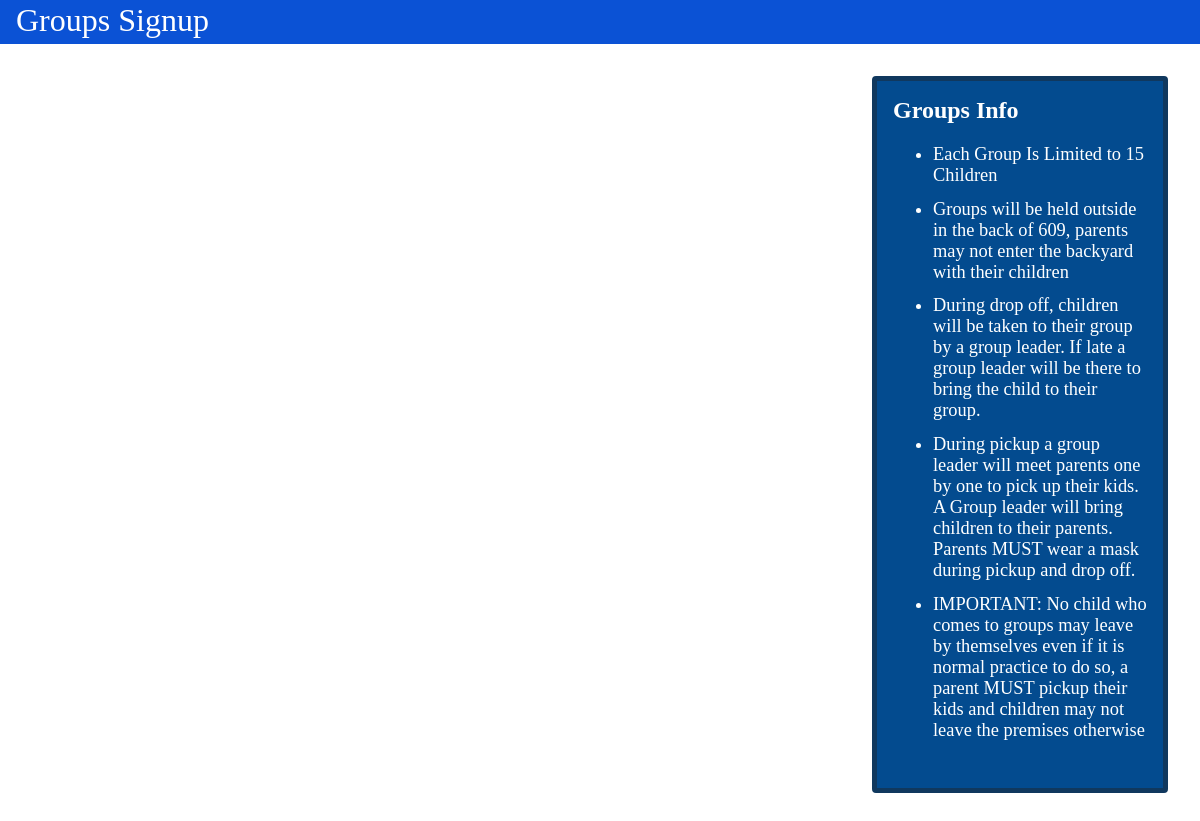
The app's page /, older data.
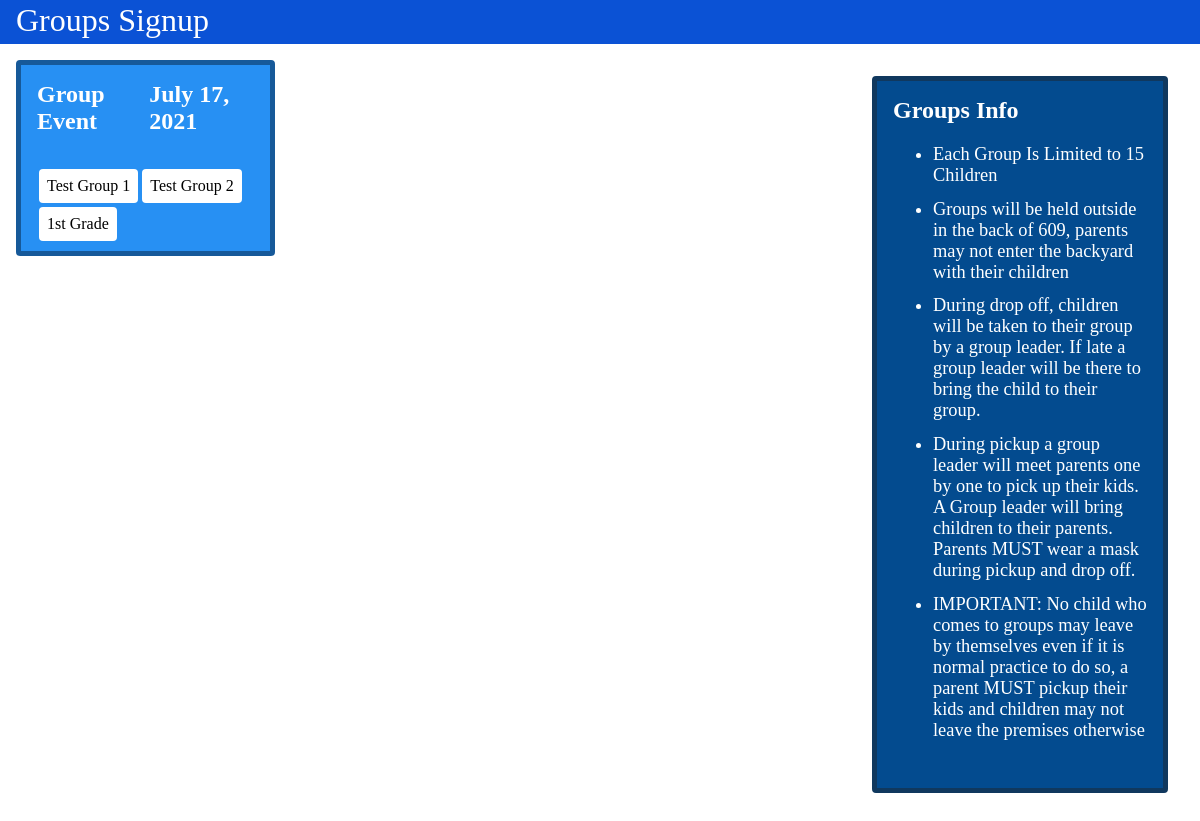
The same page, newer data.
### signupApp/models.py (models this page shows, shortened)
class event(models.Model):
    title = models.CharField(max_length=200)
    date = models.DateField()
    groups = models.ManyToManyField(group)
    active = models.BooleanField()

class group(models.Model):
    name = models.CharField(max_length=200)
    max = models.IntegerField()
    active = models.BooleanField()

### signupApp/views.py (the view)
# urls.py: path("", views.indexView, name="index"),
def indexView(response):
    q1 = event.objects.filter(active=True)
    q1 = q1.filter(date__gte=datetime.date.today())
    q2 = externalEvent.objects.filter(active=True)
    q2 = q2.filter(date__gte=datetime.date.today())
    allEvents = list(q1)+list(q2)
    allEvents.sort(key=lambda x: x.date, reverse=False)
    eventsFormated = []
    for evnt in allEvents:
        eventsFormated.append([True if evnt._meta.db_table == "signupApp_event" else False
        , evnt.title, evnt.date])
        if eventsFormated[-1][0]:
            eventsFormated[-1].append([])
            for group in evnt.groups.all():
                eventsFormated[-1][-1].append([group.id, group.name,
                "disabled" if regisration.objects.filter(event=evnt, group=group).count() >= group.max else None])
        else:
            eventsFormated[-1].append(evnt.url)
        eventsFormated[-1].append(evnt.id)
    print(eventsFormated)
    for ev in eventsFormated:
        print(ev)
    return render(response, "signupApp/index.html", {"events": eventsFormated})

### signupApp/templates/signupApp/index.html (shortened to what this page needs)
{% load static %}
<!DOCTYPE html>
<html lang="en">
<head>
    <link rel="stylesheet" href="{% static 'signupApp/main.css' %}">
    <link rel="stylesheet" href="{% static 'signupApp/index.css' %}">
</head>
<body>
    <div class="head">
        <a href="/" class="homeLink">Groups Signup</a>
    </div>
    <div class="mainCont">
        <div class="events">
            {% for event in events %}
            <div class="eventCard">
                <div class="titleBar"><h4>{{event.1}}</h4><h4>{{event.2}}</h4></div>
                {% if event.0 %}
                <div class="groupOptions">
                    {% for group in event.3 %}
                    <a class="linkBtn {{group.2}}" href="/register/{{event.4}}/{{group.0}}">{{group.1}}</a>
                    {% endfor %}
                </div>
                {% elif not event.0 %}
                <div class="extEvent"><a href="{{event.3}}" class="linkBtn largeBtn" target="_blank">More Info</a></div>
                {% endif %}
            </div>
            {% endfor %}
        </div>
        <div class="info">
            <div class="infoCard">
                <h2>Groups Info</h2>
                <ul>
                    <li>Each Group Is Limited to 15 Children</li>
                    <li>Groups will be held outside in the back of 609, parents may not enter the backyard with their children</li>
                    <li>During drop off, children will be taken to their group by a group leader. If late a group leader will be there to bring the child to their group.</li>
                    <li>During pickup a group leader will meet parents one by one to pick up their kids. A Group leader will bring children to their parents. Parents MUST wear a mask during pickup and drop off.</li>
                    <li>IMPORTANT: No child who comes to groups may leave by themselves even if it is normal practice to do so, a parent MUST pickup their kids and children may not leave the premises otherwise</li>
                </ul>
            </div>
        </div>
    </div>
</body>
</html>

### signupApp/static/signupApp/main.css (style rules this page uses)
body { margin: 0; padding: 0; }
.head { background-color: rgb(11, 82, 213); padding: 0px 1rem .3rem 1rem; margin: 0; color: white; display: flex; align-items:baseline; justify-content: space-between; font-size: 2rem; }
.homeLink { text-decoration: none; color: white; }

### signupApp/static/signupApp/index.css (style rules this page uses)
.mainCont { display: grid; grid-template-columns: 7fr 3fr; height: 90vh; }
.events { display: grid; grid-template-columns: repeat(3, 1fr); grid-auto-rows: min-content; grid-gap: 1rem; margin: 1rem; }
.eventCard { background-color: rgb(39, 144, 243); border-radius: 4px; padding: .5rem; padding-left: 1rem; color: white; border: 5px solid rgb(22, 89, 153); }
.titleBar { display: flex; align-items:baseline; justify-content: space-between; }
div.titleBar h4 { margin-top: .5rem; font-size: 1.5rem; }
.groupOptions { display: flex; flex-wrap: wrap; }
.linkBtn { text-decoration: none; background-color: white; color: black; border-radius: 4px; padding: .5rem; margin: 2px; }
.infoCard { background-color: rgb(3, 75, 143); margin: 2rem; padding: 1rem; width: 30wh; min-height: 30vh; border-radius: 4px; color: white; border: 5px solid rgb(16, 56, 94); }
div.infoCard h2 { margin-top: 0; }
div.infoCard ul { font-size: 1.15rem; }
li { padding-bottom: .8rem; }

Row changes from the older to the newer data that the page shows:
added event: title "Group Event", date "July 17, 2021"
now on this page (row unchanged): group: name "Test Group 1"
added group: name "Test Group 2"
added group: name "1st Grade"
